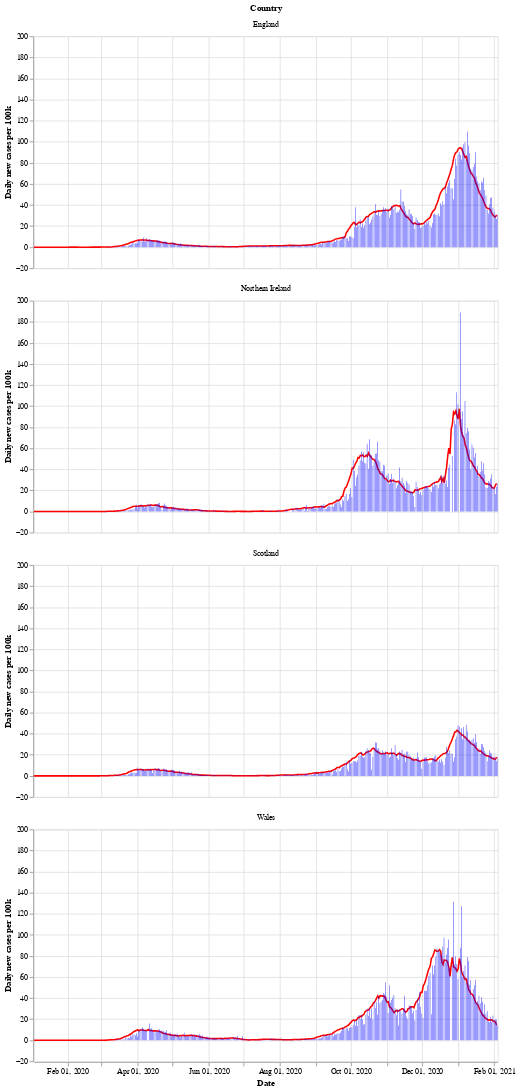

Write notebook code for a chart like this one.
### Markdown cell above
Next is a bar chart of the number of new cases in each country (per 100k population), with the 7 day moving average of cases. Again we see that Wales saw a longer period of raising and falling cases compared to the other countries.

After a period of cases falling, each nation is now seeing a rise in the number of cases - especially in Wales.

### Code cell
# collapse
bars = alt.Chart(uk_cases).mark_bar().encode(
    x=alt.X("yearmonthdate(date):T", axis=alt.Axis(title='Date')),
    y=alt.Y("newCasesRate:Q", axis=alt.Axis(title='Daily new cases per 100k')),
    tooltip='newCasesRate',
    color=alt.condition(
        alt.datum.dailyChange > 0,
        alt.value("orange"),  # The positive color
        alt.value("blue")  # The negative color
    )
).properties(title='New cases per 100k population with rolling 7 day average', width=600).interactive()
line = alt.Chart(uk_cases).mark_line(
    color='red',
    size=2,
).transform_window(
    rolling_mean='mean(newCasesRate)',
    frame=[0, 7],
    groupby=['areaName']
).encode(
    x='yearmonthdate(date):T',
    y='rolling_mean:Q'
)
alt.layer(line, bars, data=uk_cases).facet(alt.Row('areaName', title='Country'), columns=1)

### Figure 1 — Vega-Lite specification as saved in the notebook (floating-point values rounded to 4 significant figures; data arrays with more than 128 entries replaced by an {"elided": "..."} marker saying what was removed)
{"config": {"view": {"continuousWidth": 400, "continuousHeight": 300}}, "data": {"name": "data-90600fe9de439be68c7a9bb51c2db151"}, "facet": {"type": "nominal", "field": "areaName", "title": "Country"}, "spec": {"layer": [{"mark": {"type": "line", "color": "red", "size": 2}, "encoding": {"x": {"type": "temporal", "field": "date", "timeUnit": "yearmonthdate"}, "y": {"type": "quantitative", "field": "rolling_mean"}}, "transform": [{"window": [{"op": "mean", "field": "newCasesRate", "as": "rolling_mean"}], "frame": [0, 7], "groupby": ["areaName"]}]}, {"mark": "bar", "encoding": {"color": {"condition": {"value": "orange", "test": "(datum.dailyChange > 0)"}, "value": "blue"}, "tooltip": {"type": "quantitative", "field": "newCasesRate"}, "x": {"type": "temporal", "axis": {"title": "Date"}, "field": "date", "timeUnit": "yearmonthdate"}, "y": {"type": "quantitative", "axis": {"title": "Daily new cases per 100k"}, "field": "newCasesRate"}}, "selection": {"selector002": {"type": "interval", "bind": "scales", "encodings": ["x", "y"]}}, "title": "New cases per 100k population with rolling 7 day average", "width": 600}]}, "columns": 1, "$schema": "https://vega.github.io/schema/vega-lite/v4.8.1.json", "datasets": {"data-90600fe9de439be68c7a9bb51c2db151": {"elided": "1592 records"}}}
